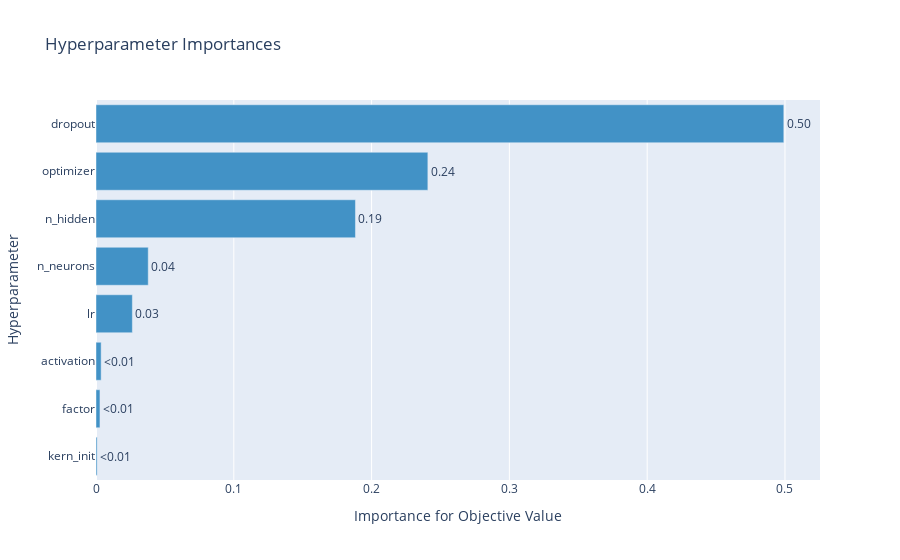

This figure's notebook cell:
### Code cell
# eval hyperparameter importances 14:34 of video
optuna.importance.get_param_importances(study)

# Plot the parameter importances
plot_param_importances(study)

### Figure 1 — Plotly figure (JSON) as saved in the notebook; plotly's stock layout.template omitted (floating-point values rounded to 4 significant figures)
{"data": [{"cliponaxis": false, "hovertemplate": ["kern_init (CategoricalDistribution): 0.0008180210740435116<extra></extra>", "factor (FloatDistribution): 0.002873985296976014<extra></extra>", "activation (CategoricalDistribution): 0.0037374428989847635<extra></extra>", "lr (FloatDistribution): 0.026383694744751624<extra></extra>", "n_neurons (IntDistribution): 0.03791270100780332<extra></extra>", "n_hidden (IntDistribution): 0.18829442038258876<extra></extra>", "optimizer (CategoricalDistribution): 0.24083277921619714<extra></extra>", "dropout (FloatDistribution): 0.49914695537865483<extra></extra>"], "marker": {"color": "rgb(66,146,198)"}, "orientation": "h", "text": ["<0.01", "<0.01", "<0.01", "0.03", "0.04", "0.19", "0.24", "0.50"], "textposition": "outside", "type": "bar", "x": [0.000818, 0.002874, 0.003737, 0.02638, 0.03791, 0.1883, 0.2408, 0.4991], "y": ["kern_init", "factor", "activation", "lr", "n_neurons", "n_hidden", "optimizer", "dropout"]}], "layout": {"autosize": true, "showlegend": false, "title": {"text": "Hyperparameter Importances"}, "xaxis": {"autorange": true, "range": [0, 0.5254], "title": {"text": "Importance for Objective Value"}, "type": "linear"}, "yaxis": {"autorange": true, "range": [-0.5, 7.5], "title": {"text": "Hyperparameter"}, "type": "category"}}}
